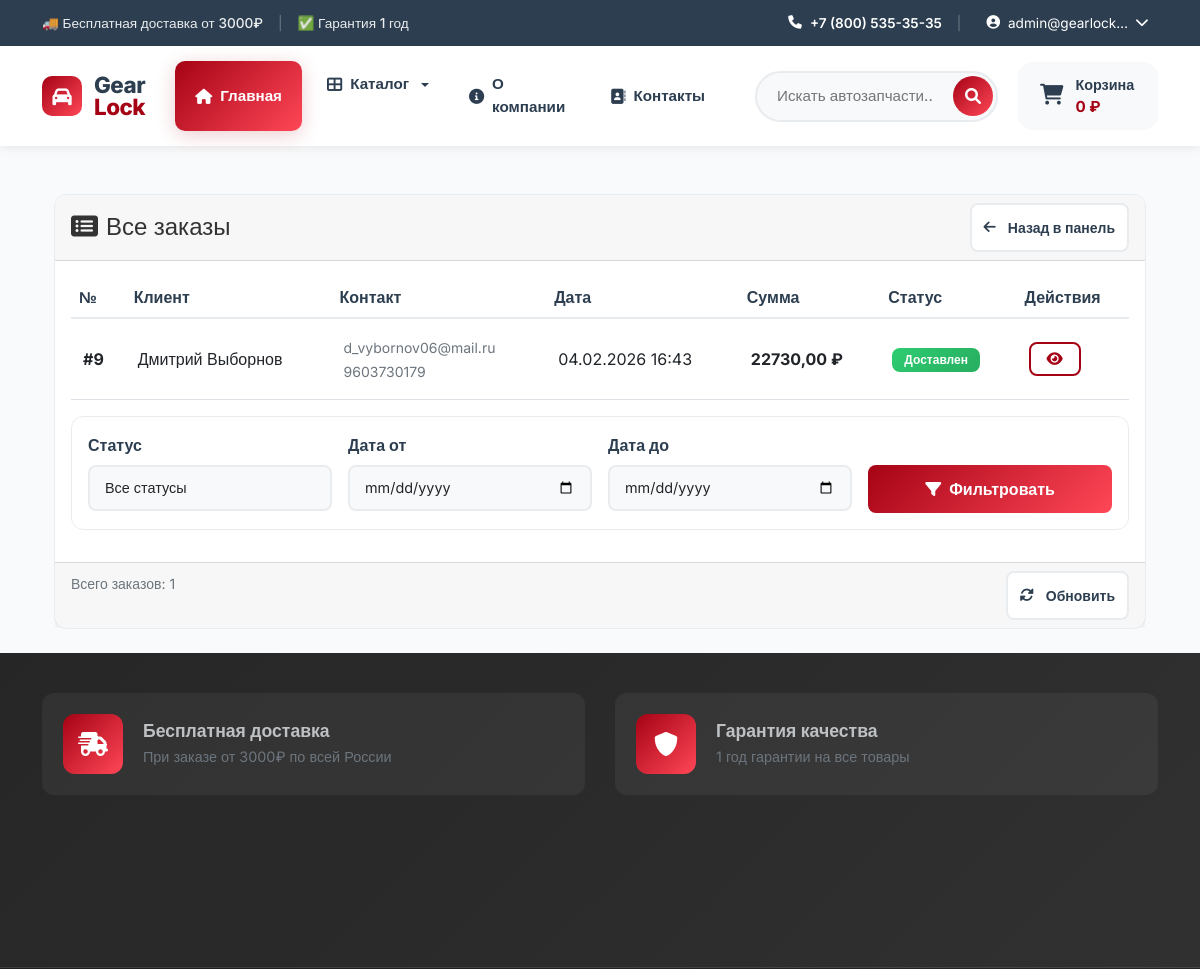
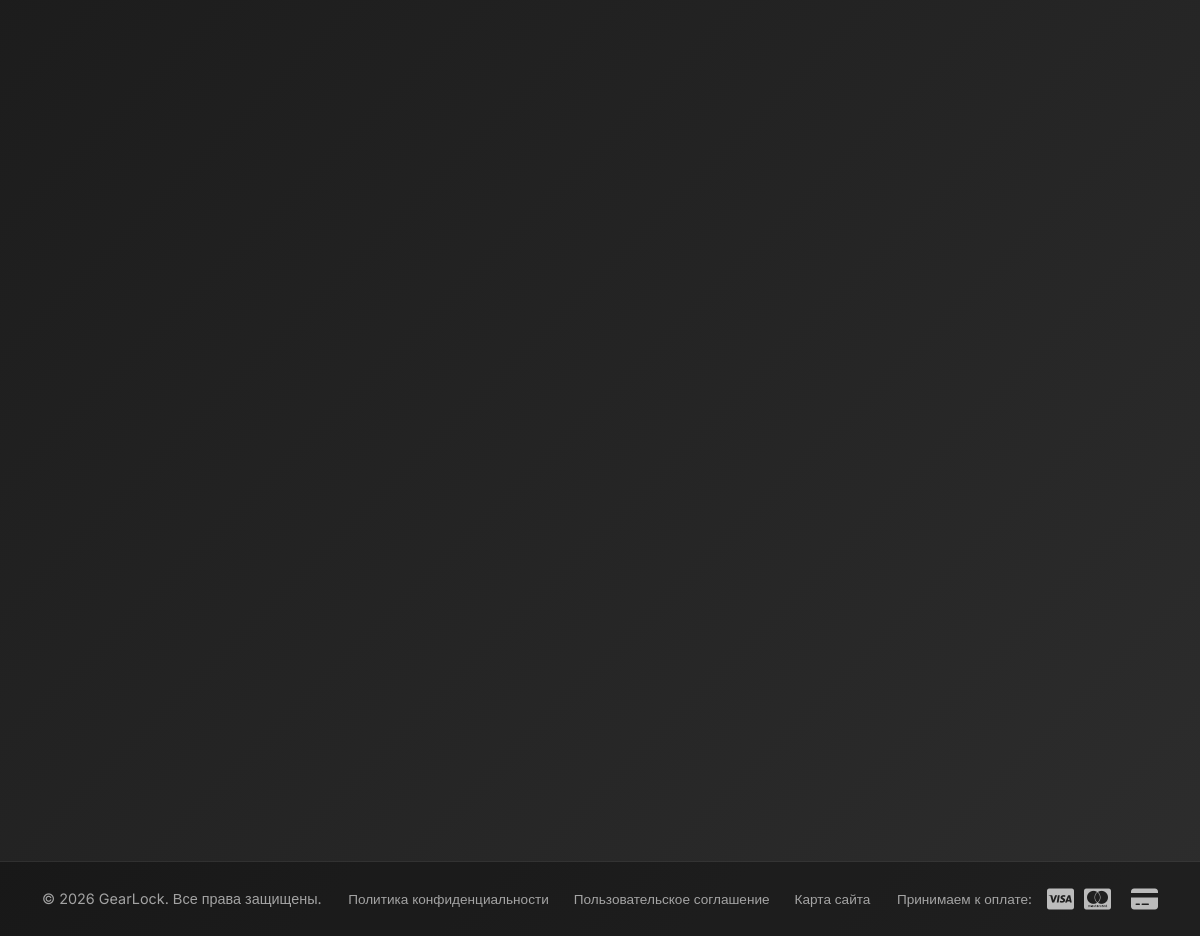
Page /orders/all/ (signed in) on the committed database (2 pictures, top to bottom).
### users/models.py (models this page shows, shortened)
class User(AbstractUser):
    email = models.EmailField(_('email address'), unique=True)
    role = models.ForeignKey(
        Role,
        on_delete=models.SET_NULL,
        null=True,
        blank=True,
        verbose_name='Роль',
        related_name='users'
    )
    phone = models.CharField('Телефон', max_length=20, blank=True)
    address = models.TextField('Адрес', blank=True)
    postal_code = models.CharField('Почтовый индекс', max_length=20, blank=True)
    birth_date = models.DateField('Дата рождения', null=True, blank=True)
    USERNAME_FIELD = 'email'
    REQUIRED_FIELDS = ['username', 'first_name']
    class Meta:
        verbose_name = 'Пользователь'
        verbose_name_plural = 'Пользователи'

### orders/models.py (models this page shows, shortened)
class Order(models.Model):
    STATUS_CHOICES = [
        ('new', 'Новый'),
        ('processing', 'В обработке'),
        ('shipped', 'Отправлен'),
        ('delivered', 'Доставлен'),
        ('cancelled', 'Отменен'),
    ]
    PAYMENT_CHOICES = [
        ('card', 'Карта онлайн'),
        ('cash', 'Наличные при получении'),
        ('bank', 'Банковский перевод'),
    ]
    user = models.ForeignKey(settings.AUTH_USER_MODEL,
                           on_delete=models.CASCADE,
                           related_name='orders', null=True, blank=True)
    email = models.EmailField('Email')
    phone = models.CharField('Телефон', max_length=20)
    first_name = models.CharField('Имя', max_length=100)
    last_name = models.CharField('Фамилия', max_length=100)
    address = models.TextField('Адрес доставки')
    city = models.CharField('Город', max_length=100)
    postal_code = models.CharField('Почтовый индекс', max_length=20)
    status = models.CharField('Статус', max_length=20,
                            choices=STATUS_CHOICES, default='new')
    payment_method = models.CharField('Способ оплаты', max_length=20,
                                    choices=PAYMENT_CHOICES)
    total_price = models.DecimalField('Общая сумма', max_digits=10,
                                    decimal_places=2)
    notes = models.TextField('Примечания', blank=True)
    created_at = models.DateTimeField('Дата создания', auto_now_add=True)
    updated_at = models.DateTimeField('Дата обновления', auto_now=True)
    class Meta:
        verbose_name = 'Заказ'
        verbose_name_plural = 'Заказы'
        ordering = ['-created_at']

### orders/views.py (the view)
# urls.py: path('all/', views.all_orders, name='all_orders'),
@login_required
@manager_required
def all_orders(request):
    orders = Order.objects.all().order_by('-created_at')
    status_filter = request.GET.get('status')
    if status_filter:
        orders = orders.filter(status=status_filter)
    date_from = request.GET.get('date_from')
    date_to = request.GET.get('date_to')
    if date_from:
        orders = orders.filter(created_at__date__gte=date_from)
    if date_to:
        orders = orders.filter(created_at__date__lte=date_to)
    return render(request, 'orders/all_orders.html', {'orders': orders})

### cart/cart.py (called while the page is built)
    def get_total_price(self):
        return sum(
            float(item['price']) * item['quantity']
            for item in self.cart.values()
        )

    def __len__(self):
        return sum(item['quantity'] for item in self.cart.values())

### cart/context_processors.py (called while the page is built)
def cart(request):
    return {'cart': Cart(request)}

### catalog/context_processors.py (called while the page is built)
def categories(request):
    main_categories = Category.objects.filter(
        parent__isnull=True
    ).exclude(
        slug=''
    ).exclude(
        slug__isnull=True
    ).prefetch_related('children').order_by('order', 'name')
    return {
        'categories': main_categories,
        'all_categories': Category.objects.exclude(slug='').exclude(slug__isnull=True)
    }

### templates/orders/all_orders.html (shortened to what this page needs)
{% extends 'base.html' %}
{% load static %}
{% block content %}
<div class="container mt-4">
    <div class="row">
        <div class="col-12">
            <div class="card">
                <div class="card-header">
                    <div class="d-flex justify-content-between align-items-center">
                        <h4 class="mb-0">
                            <i class="fas fa-list-alt me-2"></i>Все заказы
                        </h4>
                        <div>
                            <a href="{% url 'users:manager_dashboard' %}" class="btn btn-outline-secondary btn-sm">
                                <i class="fas fa-arrow-left me-1"></i>Назад в панель
                            </a>
                        </div>
                    </div>
                </div>
                <div class="card-body">
                    {% if orders %}
                        <div class="table-responsive">
                            <table class="table table-hover">
                                <thead>
                                    <tr>
                                        <th>№</th>
                                        <th>Клиент</th>
                                        <th>Контакт</th>
                                        <th>Дата</th>
                                        <th>Сумма</th>
                                        <th>Статус</th>
                                        <th>Действия</th>
                                    </tr>
                                </thead>
                                <tbody>
                                    {% for order in orders %}
                                        <tr>
                                            <td><strong>#{{ order.id }}</strong></td>
                                            <td>
                                                {% if order.user %}
                                                    {{ order.user.get_full_name|default:order.user.email }}
                                                {% else %}
                                                    {{ order.first_name }} {{ order.last_name }}
                                                {% endif %}
                                            </td>
                                            <td>
                                                <small class="text-muted">
                                                    {{ order.email }}<br>
                                                    {{ order.phone }}
                                                </small>
                                            </td>
                                            <td>{{ order.created_at|date:"d.m.Y H:i" }}</td>
                                            <td><strong>{{ order.total_price }} ₽</strong></td>
                                            <td>
                                                <span class="badge
                                                    {% if order.status == 'delivered' %}bg-success
                                                    {% elif order.status == 'processing' or order.status == 'new' %}bg-primary
                                                    {% elif order.status == 'shipped' %}bg-warning
                                                    {% elif order.status == 'cancelled' %}bg-danger
                                                    {% else %}bg-secondary{% endif %}">
                                                    {{ order.get_status_display }}
                                                </span>
                                            </td>
                                            <td>
                                                <div class="btn-group" role="group">
                                                    <a href="{% url 'orders:order_detail_manager' order.id %}"
                                                       class="btn btn-sm btn-outline-primary"
                                                       title="Просмотреть детали">
                                                        <i class="fas fa-eye"></i>
                                                    </a>
                                                </div>
                                            </td>
                                        </tr>
                                    {% endfor %}
                                </tbody>
                            </table>
                        </div>
                        <div class="card mb-3">
                            <div class="card-body">
                                <form method="get" class="row g-3">
                                    <div class="col-md-3">
                                        <label class="form-label">Статус</label>
                                        <select name="status" class="form-select" onchange="this.form.submit()">
                                            <option value="">Все статусы</option>
                                        </select>
                                    </div>
                                    <div class="col-md-3">
                                        <label class="form-label">Дата от</label>
                                        <input type="date" name="date_from" class="form-control"
                                               value="{{ request.GET.date_from }}"
                                               onchange="this.form.submit()">
                                    </div>
                                    <div class="col-md-3">
                                        <label class="form-label">Дата до</label>
                                        <input type="date" name="date_to" class="form-control"
                                               value="{{ request.GET.date_to }}"
                                               onchange="this.form.submit()">
                                    </div>
                                    <div class="col-md-3">
                                        <label class="form-label">&nbsp;</label>
                                        <button type="submit" class="btn btn-primary w-100">
                                            <i class="fas fa-filter"></i> Фильтровать
                                        </button>
                                    </div>
                                </form>
                            </div>
                        </div>
                    {% endif %}
                </div>
                <div class="card-footer">
                    <div class="row">
                        <div class="col-md-6">
                            <small class="text-muted">
                                Всего заказов: {{ orders|length }}
                            </small>
                        </div>
                        <div class="col-md-6 text-end">
                            <div class="btn-group">
                                <a href="{% url 'orders:all_orders' %}" class="btn btn-outline-secondary btn-sm">
                                    <i class="fas fa-sync-alt me-1"></i>Обновить
                                </a>
                            </div>
                        </div>
                    </div>
                </div>
            </div>
        </div>
    </div>
</div>
{% endblock %}

### templates/includes/header.html (shortened to what this page needs)
<header class="header">
    <div class="header-top">
        <div class="container">
            <div class="header-top-content">
                <div class="header-top-left">
                    <span class="contact-text">🚚 Бесплатная доставка от 3000₽</span>
                    <span class="contact-separator">|</span>
                    <span class="contact-text">✅ Гарантия 1 год</span>
                </div>
                <div class="header-top-right">
                    <a href="tel:+78005353535" class="phone-link">
                        <i class="fas fa-phone"></i>
                        +7 (800) 535-35-35
                    </a>
                    <span class="contact-separator">|</span>
                    {% if user.is_authenticated %}
                    <div class="user-menu">
                        <button class="user-menu-btn">
                            <i class="fas fa-user-circle"></i>
                            <span>{{ user.first_name|default:user.email|truncatechars:15 }}</span>
                            <i class="fas fa-chevron-down"></i>
                        </button>
                    </div>
                    {% endif %}
                </div>
            </div>
        </div>
    </div>
    <div class="header-main">
        <div class="container">
            <div class="header-main-content">
                <div class="header-logo">
                    <a href="{% url 'catalog:home' %}" class="logo">
                        <div class="logo-icon">
                            <i class="fas fa-car"></i>
                        </div>
                        <div class="logo-text">
                            <span class="logo-text-main">Gear</span>
                            <span class="logo-text-accent">Lock</span>
                        </div>
                    </a>
                </div>
                <nav class="main-nav">
                    <a href="{% url 'catalog:home' %}" class="nav-link active">
                        <i class="fas fa-home"></i>
                        <span>Главная</span>
                    </a>
                    <div class="nav-dropdown dropdown">
                        <button class="nav-dropdown-btn dropdown-toggle"
                                type="button"
                                id="catalogDropdown"
                                data-bs-toggle="dropdown"
                                aria-expanded="false"
                                aria-haspopup="true">
                            <i class="fas fa-th-large"></i>
                            <span>Каталог</span>
                        </button>
                    </div>
                    <a href="{% url 'pages:about' %}" class="nav-link">
                        <i class="fas fa-info-circle"></i>
                        <span>О компании</span>
                    </a>
                    <a href="{% url 'pages:contact' %}" class="nav-link">
                        <i class="fas fa-address-book"></i>
                        <span>Контакты</span>
                    </a>
                </nav>
                <div class="header-actions">
                    <div class="search-container">
                        <form action="{% url 'catalog:search' %}" method="get" class="search-form">
                            <input type="search"
                                   name="q"
                                   class="search-input"
                                   placeholder="Искать автозапчасти..."
                                   value="{{ request.GET.q }}">
                            <button type="submit" class="search-btn">
                                <i class="fas fa-search"></i>
                            </button>
                        </form>
                    </div>
                    <a href="{% url 'cart:cart_detail' %}" class="cart-btn">
                        <div class="cart-icon-wrapper">
                            <i class="fas fa-shopping-cart"></i>
                        </div>
                        <div class="cart-info">
                            <span class="cart-label">Корзина</span>
                            <span class="cart-total">
                                {% if cart.get_total_price %}
                                    {{ cart.get_total_price|floatformat:0 }} ₽
                                {% else %}
                                    0 ₽
                                {% endif %}
                            </span>
                        </div>
                    </a>
                </div>
            </div>
        </div>
    </div>
</header>

### rows in the picture
User: first_name "admin@gearlock…"
Order: id "9", user.get_full_name "Дмитрий Выборнов", email "d_vybornov06@mail.ru", phone "9603730179", created_at "04.02.2026 16:43", total_price "22730,00", status "Доставлен"

### other values in the picture
{{ orders|length }} "1"
